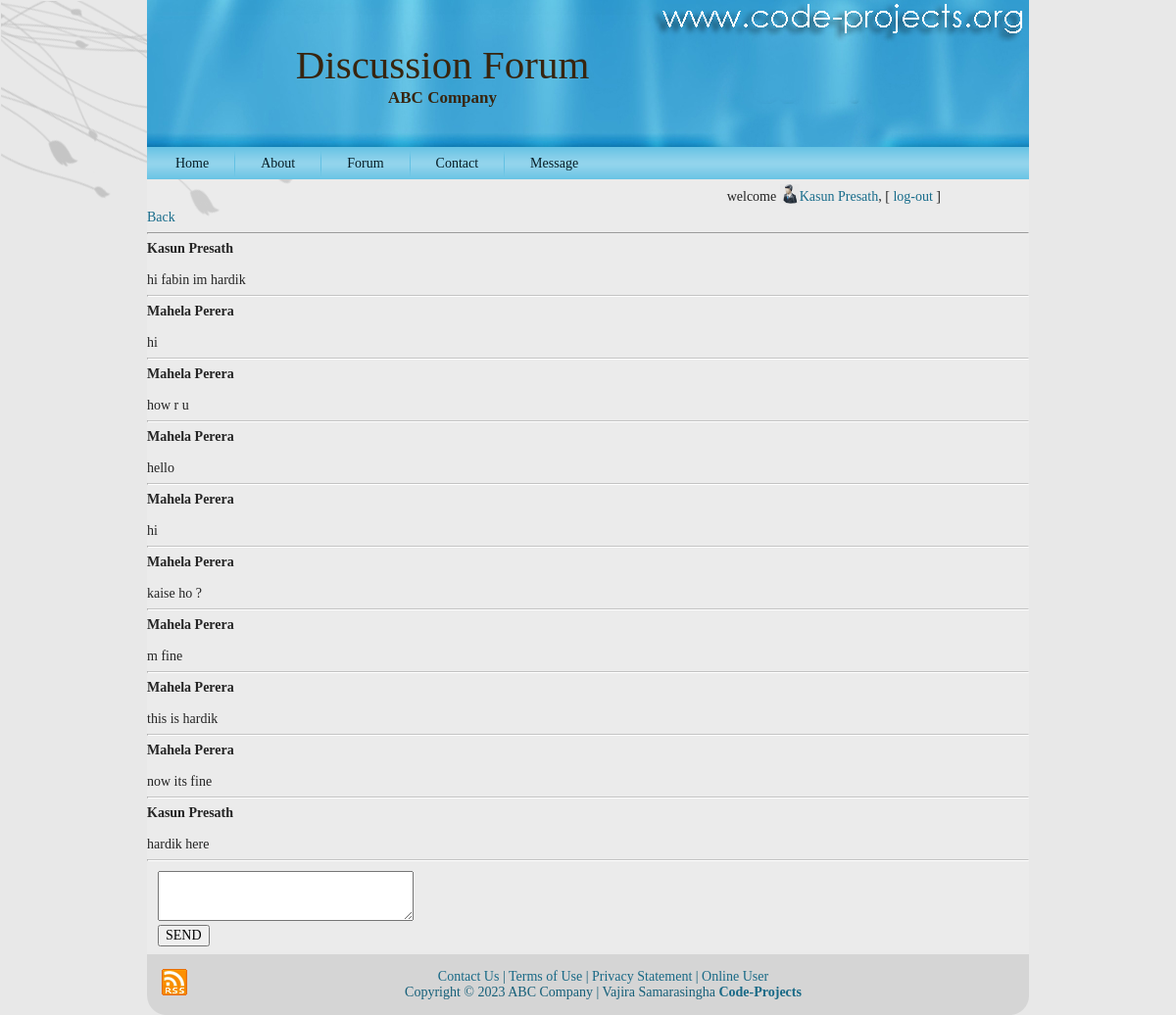
/readmsg.php?id=5 (signed in), run on the app's committed database.
### tables this page shows
CREATE TABLE `chat` (
  `chatdetail_id` int(11) NOT NULL,
  `cdatetime` timestamp NOT NULL DEFAULT current_timestamp(),
  `message` varchar(1000) NOT NULL,
  `user_id` int(11) NOT NULL,
  `chat_id` int(11) NOT NULL
);

### utility.php (called while the page is built, shortened)
<?php
$con=mysqli_connect ("localhost", "root","","tech_forum");
	function ExecuteQuery ($SQL)
	{
		global $con;
		mysqli_select_db($con,"tech_forum");
		$rows = mysqli_query ($con,$SQL);
		return $rows;
	}
?>

### readmsg.php (the view, shortened to what this page needs)
<?php
	require("header.php");
	require("checkUser.php");
?>
<a href="javascript:void()" onclick="history.back()">Back</a>
<hr/>
<?php
	$rows = ExecuteQuery ("SELECT user_id_from, (select fullname from user where user_id=user_id_from) as fromname,  user_id_to, (select fullname from user where user_id=user_id_to) as toname FROM chatmaster where chat_id=$_GET[id]");
	$row = mysqli_fetch_array ($rows);
	$fromid = $row["user_id_from"];
	$from = $row["fromname"];
	$to = $row["toname"];
	$sql = "SELECT * FROM chat WHERE chat_id=$_GET[id] ORDER BY cdatetime ASC";
	$rows = ExecuteQuery ($sql);
	while ($row = mysqli_fetch_array($rows))
	{
		if ($row["user_id"] == $fromid)
			echo "<strong>$from</strong><br/><br/>";
		else
			echo "<strong>$to</strong><br/><br/>";
		echo "$row[message]";
		echo "<hr style='border-top:1px solid #c3c3c3; border-bottom:1px solid white'/>";
	}
?>
<form action="writemsg.php" method="POST" onsubmit="return check(this)">
<table>
<tr><td></td><td></td><td><textarea rows="3" cols="30" name="tt" ></textarea><span id='a' style="color: red;"></span></td></tr>
<tr><td></td><td></td><td><input type="submit" value="SEND" ></td></tr>
</table>
</form>
<?php require("footer.php");?>

### res/style.css (style rules this page uses)
body { margin: 0 auto; padding: 0; background-color: #E8E8E8; }
form { padding:0 !important; margin:0 !important; }
body { font-family: Georgia, "Times New Roman", Times, Serif; font-size: 14px; color: #242424; }
a { font-family: Georgia, "Times New Roman", Times, Serif; text-decoration: none; color: #186C8B; }
a:link { font-family: Georgia, "Times New Roman", Times, Serif; text-decoration: none; color: #186C8B; }
input, select { font-family: Georgia, "Times New Roman", Times, Serif; font-size: 14px; }

### data on the page
chat: from "Kasun Presath", message "hi fabin im hardik"
chat: to "Mahela Perera", message "hi"
chat: to "Mahela Perera", message "how r u"
chat: to "Mahela Perera", message "hello"
chat: to "Mahela Perera", message "hi"
chat: to "Mahela Perera", message "kaise ho ?"
chat: to "Mahela Perera", message "m fine"
chat: to "Mahela Perera", message "this is hardik"
chat: to "Mahela Perera", message "now its fine"
chat: from "Kasun Presath", message "hardik here"

### other printed values
$_SESSION["fn"] "Kasun Presath"
